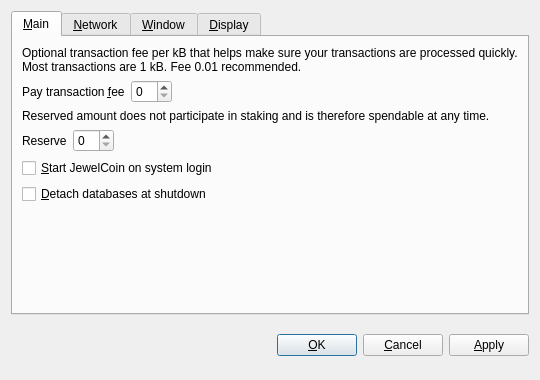
<?xml version="1.0" encoding="UTF-8"?>
<ui version="4.0">
 <class>OptionsDialog</class>
 <widget class="QDialog" name="OptionsDialog">
  <property name="geometry">
   <rect>
    <x>0</x>
    <y>0</y>
    <width>540</width>
    <height>380</height>
   </rect>
  </property>
  <property name="windowTitle">
   <string>Options</string>
  </property>
  <property name="modal">
   <bool>true</bool>
  </property>
  <layout class="QVBoxLayout" name="verticalLayout">
   <item>
    <widget class="QTabWidget" name="tabWidget">
     <property name="tabPosition">
      <enum>QTabWidget::North</enum>
     </property>
     <property name="currentIndex">
      <number>0</number>
     </property>
     <widget class="QWidget" name="tabMain">
      <attribute name="title">
       <string>&amp;Main</string>
      </attribute>
      <layout class="QVBoxLayout" name="verticalLayout_Main">
       <item>
        <widget class="QLabel" name="transactionFeeInfoLabel">
         <property name="text">
          <string>Optional transaction fee per kB that helps make sure your transactions are processed quickly. Most transactions are 1 kB. Fee 0.01 recommended.</string>
         </property>
         <property name="textFormat">
          <enum>Qt::PlainText</enum>
         </property>
         <property name="wordWrap">
          <bool>true</bool>
         </property>
        </widget>
       </item>
       <item>
        <layout class="QHBoxLayout" name="horizontalLayoutFee">
         <item>
          <widget class="QLabel" name="transactionFeeLabel">
           <property name="text">
            <string>Pay transaction &amp;fee</string>
           </property>
           <property name="textFormat">
            <enum>Qt::PlainText</enum>
           </property>
           <property name="buddy">
            <cstring>transactionFee</cstring>
           </property>
          </widget>
         </item>
         <item>
          <widget class="BitcoinAmountField" name="transactionFee"/>
         </item>
         <item>
          <spacer name="horizontalSpacerFee">
           <property name="orientation">
            <enum>Qt::Horizontal</enum>
           </property>
           <property name="sizeHint" stdset="0">
            <size>
             <width>40</width>
             <height>20</height>
            </size>
           </property>
          </spacer>
         </item>
        </layout>
       </item>
       <item>
        <widget class="QLabel" name="reserveBalanceInfoLabel">
         <property name="text">
          <string>Reserved amount does not participate in staking and is therefore spendable at any time.</string>
         </property>
         <property name="textFormat">
          <enum>Qt::PlainText</enum>
         </property>
         <property name="wordWrap">
          <bool>true</bool>
         </property>
        </widget>
       </item>
       <item>
        <layout class="QHBoxLayout" name="horizontalLayoutReserveBalance">
         <item>
          <widget class="QLabel" name="reserveBalanceLabel">
           <property name="text">
            <string>Reserve</string>
           </property>
           <property name="textFormat">
            <enum>Qt::PlainText</enum>
           </property>
           <property name="buddy">
            <cstring>reserveBalance</cstring>
           </property>
          </widget>
         </item>
         <item>
          <widget class="BitcoinAmountField" name="reserveBalance"/>
         </item>
         <item>
          <spacer name="horizontalSpacerReserveBalance">
           <property name="orientation">
            <enum>Qt::Horizontal</enum>
           </property>
           <property name="sizeHint" stdset="0">
            <size>
             <width>40</width>
             <height>20</height>
            </size>
           </property>
          </spacer>
         </item>
        </layout>
       </item>
       <item>
        <widget class="QCheckBox" name="bitcoinAtStartup">
         <property name="toolTip">
          <string>Automatically start JewelCoin after logging in to the system.</string>
         </property>
         <property name="text">
          <string>&amp;Start JewelCoin on system login</string>
         </property>
        </widget>
       </item>
       <item>
        <widget class="QCheckBox" name="detachDatabases">
         <property name="toolTip">
          <string>Detach block and address databases at shutdown. This means they can be moved to another data directory, but it slows down shutdown. The wallet is always detached.</string>
         </property>
         <property name="text">
          <string>&amp;Detach databases at shutdown</string>
         </property>
        </widget>
       </item>
       <item>
        <spacer name="verticalSpacer_Main">
         <property name="orientation">
          <enum>Qt::Vertical</enum>
         </property>
         <property name="sizeHint" stdset="0">
          <size>
           <width>20</width>
           <height>40</height>
          </size>
         </property>
        </spacer>
       </item>
      </layout>
     </widget>
     <widget class="QWidget" name="tabNetwork">
      <attribute name="title">
       <string>&amp;Network</string>
      </attribute>
      <layout class="QVBoxLayout" name="verticalLayout_Network">
       <item>
        <widget class="QCheckBox" name="mapPortUpnp">
         <property name="toolTip">
          <string>Automatically open the JewelCoin client port on the router. This only works when your router supports UPnP and it is enabled.</string>
         </property>
         <property name="text">
          <string>Map port using &amp;UPnP</string>
         </property>
        </widget>
       </item>
       <item>
        <widget class="QCheckBox" name="connectSocks">
         <property name="toolTip">
          <string>Connect to the JewelCoin network through a SOCKS proxy (e.g. when connecting through Tor).</string>
         </property>
         <property name="text">
          <string>&amp;Connect through SOCKS proxy:</string>
         </property>
        </widget>
       </item>
       <item>
        <layout class="QHBoxLayout" name="horizontalLayout_Network">
         <item>
          <widget class="QLabel" name="proxyIpLabel">
           <property name="text">
            <string>Proxy &amp;IP:</string>
           </property>
           <property name="textFormat">
            <enum>Qt::PlainText</enum>
           </property>
           <property name="buddy">
            <cstring>proxyIp</cstring>
           </property>
          </widget>
         </item>
         <item>
          <widget class="QValidatedLineEdit" name="proxyIp">
           <property name="maximumSize">
            <size>
             <width>140</width>
             <height>16777215</height>
            </size>
           </property>
           <property name="toolTip">
            <string>IP address of the proxy (e.g. 127.0.0.1)</string>
           </property>
          </widget>
         </item>
         <item>
          <widget class="QLabel" name="proxyPortLabel">
           <property name="text">
            <string>&amp;Port:</string>
           </property>
           <property name="textFormat">
            <enum>Qt::PlainText</enum>
           </property>
           <property name="buddy">
            <cstring>proxyPort</cstring>
           </property>
          </widget>
         </item>
         <item>
          <widget class="QLineEdit" name="proxyPort">
           <property name="maximumSize">
            <size>
             <width>55</width>
             <height>16777215</height>
            </size>
           </property>
           <property name="toolTip">
            <string>Port of the proxy (e.g. 9050)</string>
           </property>
          </widget>
         </item>
         <item>
          <widget class="QLabel" name="socksVersionLabel">
           <property name="text">
            <string>SOCKS &amp;Version:</string>
           </property>
           <property name="textFormat">
            <enum>Qt::PlainText</enum>
           </property>
           <property name="buddy">
            <cstring>socksVersion</cstring>
           </property>
          </widget>
         </item>
         <item>
          <widget class="QValueComboBox" name="socksVersion">
           <property name="toolTip">
            <string>SOCKS version of the proxy (e.g. 5)</string>
           </property>
          </widget>
         </item>
         <item>
          <spacer name="horizontalSpacer_Network">
           <property name="orientation">
            <enum>Qt::Horizontal</enum>
           </property>
           <property name="sizeHint" stdset="0">
            <size>
             <width>40</width>
             <height>20</height>
            </size>
           </property>
          </spacer>
         </item>
        </layout>
       </item>
       <item>
        <spacer name="verticalSpacer_Network">
         <property name="orientation">
          <enum>Qt::Vertical</enum>
         </property>
         <property name="sizeHint" stdset="0">
          <size>
           <width>20</width>
           <height>40</height>
          </size>
         </property>
        </spacer>
       </item>
      </layout>
     </widget>
     <widget class="QWidget" name="tabWindow">
      <attribute name="title">
       <string>&amp;Window</string>
      </attribute>
      <layout class="QVBoxLayout" name="verticalLayout_Window">
       <item>
        <widget class="QCheckBox" name="minimizeToTray">
         <property name="toolTip">
          <string>Show only a tray icon after minimizing the window.</string>
         </property>
         <property name="text">
          <string>&amp;Minimize to the tray instead of the taskbar</string>
         </property>
        </widget>
       </item>
       <item>
        <widget class="QCheckBox" name="minimizeOnClose">
         <property name="toolTip">
          <string>Minimize instead of exit the application when the window is closed. When this option is enabled, the application will be closed only after selecting Quit in the menu.</string>
         </property>
         <property name="text">
          <string>M&amp;inimize on close</string>
         </property>
        </widget>
       </item>
       <item>
        <spacer name="verticalSpacer_Window">
         <property name="orientation">
          <enum>Qt::Vertical</enum>
         </property>
         <property name="sizeHint" stdset="0">
          <size>
           <width>20</width>
           <height>40</height>
          </size>
         </property>
        </spacer>
       </item>
      </layout>
     </widget>
     <widget class="QWidget" name="tabDisplay">
      <attribute name="title">
       <string>&amp;Display</string>
      </attribute>
      <layout class="QVBoxLayout" name="verticalLayout_Display">
       <item>
        <layout class="QHBoxLayout" name="horizontalLayout_1_Display">
         <item>
          <widget class="QLabel" name="langLabel">
           <property name="text">
            <string>User Interface &amp;language:</string>
           </property>
           <property name="textFormat">
            <enum>Qt::PlainText</enum>
           </property>
           <property name="buddy">
            <cstring>lang</cstring>
           </property>
          </widget>
         </item>
         <item>
          <widget class="QValueComboBox" name="lang">
           <property name="toolTip">
            <string>The user interface language can be set here. This setting will take effect after restarting JewelCoin.</string>
           </property>
          </widget>
         </item>
        </layout>
       </item>
       <item>
        <layout class="QHBoxLayout" name="horizontalLayout_2_Display">
         <item>
          <widget class="QLabel" name="unitLabel">
           <property name="text">
            <string>&amp;Unit to show amounts in:</string>
           </property>
           <property name="textFormat">
            <enum>Qt::PlainText</enum>
           </property>
           <property name="buddy">
            <cstring>unit</cstring>
           </property>
          </widget>
         </item>
         <item>
          <widget class="QValueComboBox" name="unit">
           <property name="toolTip">
            <string>Choose the default subdivision unit to show in the interface and when sending coins.</string>
           </property>
          </widget>
         </item>
        </layout>
       </item>
       <item>
        <widget class="QCheckBox" name="displayAddresses">
         <property name="toolTip">
          <string>Whether to show JewelCoin addresses in the transaction list or not.</string>
         </property>
         <property name="text">
          <string>&amp;Display addresses in transaction list</string>
         </property>
        </widget>
       </item>
       <item>
        <widget class="QCheckBox" name="coinControlFeatures">
         <property name="toolTip">
          <string>Whether to show coin control features or not.</string>
         </property>
         <property name="text">
          <string>Display coin &amp;control features (experts only!)</string>
         </property>
        </widget>
       </item>
       <item>
        <spacer name="verticalSpacer_Display">
         <property name="orientation">
          <enum>Qt::Vertical</enum>
         </property>
         <property name="sizeHint" stdset="0">
          <size>
           <width>20</width>
           <height>40</height>
          </size>
         </property>
        </spacer>
       </item>
      </layout>
     </widget>
    </widget>
   </item>
   <item>
    <layout class="QHBoxLayout" name="horizontalLayout_Buttons">
     <item>
      <spacer name="horizontalSpacer_1">
       <property name="orientation">
        <enum>Qt::Horizontal</enum>
       </property>
       <property name="sizeHint" stdset="0">
        <size>
         <width>40</width>
         <height>48</height>
        </size>
       </property>
      </spacer>
     </item>
     <item>
      <widget class="QLabel" name="statusLabel">
       <property name="font">
        <font>
         <weight>75</weight>
         <bold>true</bold>
        </font>
       </property>
       <property name="text">
        <string/>
       </property>
       <property name="textFormat">
        <enum>Qt::PlainText</enum>
       </property>
       <property name="wordWrap">
        <bool>true</bool>
       </property>
      </widget>
     </item>
     <item>
      <spacer name="horizontalSpacer_2">
       <property name="orientation">
        <enum>Qt::Horizontal</enum>
       </property>
       <property name="sizeHint" stdset="0">
        <size>
         <width>40</width>
         <height>48</height>
        </size>
       </property>
      </spacer>
     </item>
     <item>
      <widget class="QPushButton" name="okButton">
       <property name="text">
        <string>&amp;OK</string>
       </property>
      </widget>
     </item>
     <item>
      <widget class="QPushButton" name="cancelButton">
       <property name="text">
        <string>&amp;Cancel</string>
       </property>
       <property name="autoDefault">
        <bool>false</bool>
       </property>
      </widget>
     </item>
     <item>
      <widget class="QPushButton" name="applyButton">
       <property name="text">
        <string>&amp;Apply</string>
       </property>
       <property name="autoDefault">
        <bool>false</bool>
       </property>
      </widget>
     </item>
    </layout>
   </item>
  </layout>
 </widget>
 <customwidgets>
  <customwidget>
   <class>BitcoinAmountField</class>
   <extends>QSpinBox</extends>
   <header>bitcoinamountfield.h</header>
  </customwidget>
  <customwidget>
   <class>QValueComboBox</class>
   <extends>QComboBox</extends>
   <header>qvaluecombobox.h</header>
  </customwidget>
  <customwidget>
   <class>QValidatedLineEdit</class>
   <extends>QLineEdit</extends>
   <header>qvalidatedlineedit.h</header>
  </customwidget>
 </customwidgets>
 <resources/>
 <connections/>
</ui>
